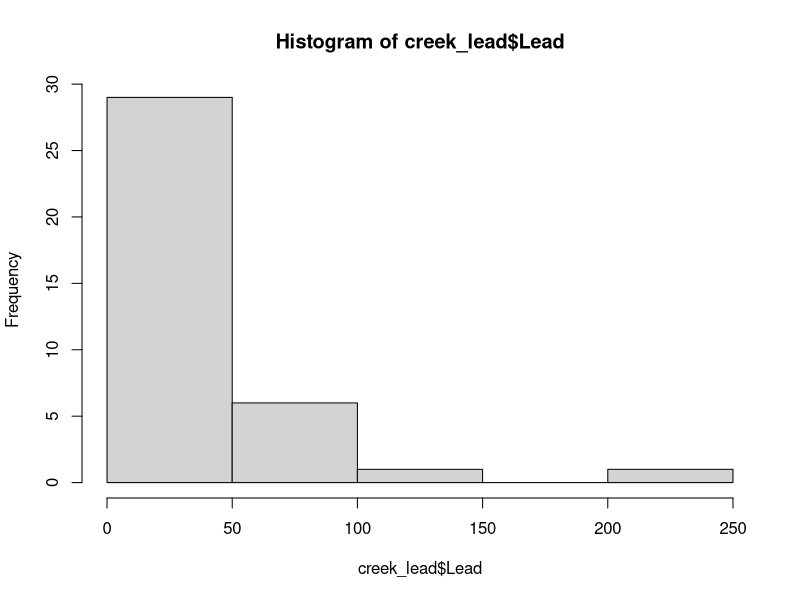
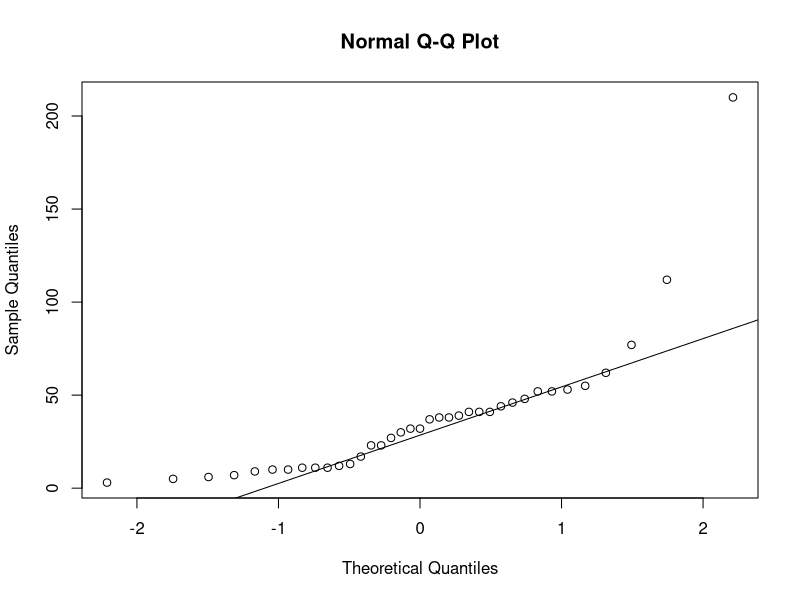

The R script that drew these images, in order:
## ---- chunk 1
n <- seq(from = 41, to = 50, by = 1)
sd <- 267.67
alpha <- 0.05
me <- qt(1-(alpha/2), df = n-1)*sd/sqrt(n)
nme1b <- data.frame(n, me)
nme1b
## ---- chunk 2
power.t.test(n = 120, sd = 2, delta = 0.4,
             sig.level = 0.05, 
             type = "one.sample", alternative = "one.sided")
## ---- chunk 3
power.t.test(power = 0.8, sd = 2, delta = 0.4,
             sig.level = 0.05, 
             type = "one.sample", alternative = "one.sided")
## ---- chunk 4
creek_lead <- readxl::read_xlsx("ex5-27.xlsx")
tibble::glimpse(creek_lead)
## ---- chunk 5
hist(creek_lead$Lead)
## ---- chunk 6
qqnorm(creek_lead$Lead)
qqline(creek_lead$Lead)
## ---- chunk 7
shapiro.test(creek_lead$Lead)
## ---- chunk 8
mean(creek_lead$Lead)
## ---- chunk 9
median(creek_lead$Lead)
